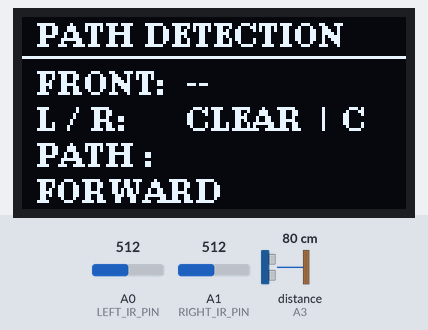
This sketch was run on a simulated Arduino Uno, built with avr-gcc and run on an emulated ATmega328P. Parts: 128×64 one-colour display. Wiring (inferred from the names in the program): ultrasonic range finder: trigger pin 5; echo A3. The inputs (shaded band) are chosen by the test bench; at power-on: A0 (LEFT_IR_PIN) = 512, distance to the obstacle (sensor on A3) 80 cm, A1 (RIGHT_IR_PIN) = 512. The echo pulse lasts 58.3 µs per cm; what the sketch prints to the serial monitor is not drawn.

Above: at 1.0 s.
At 2.3 s:
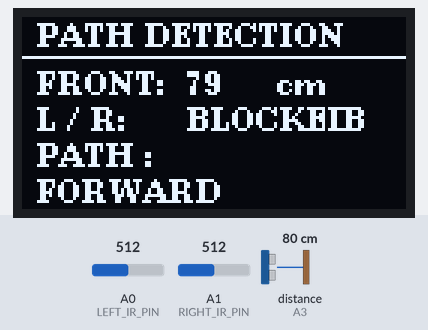
2.4 s: A0 (LEFT_IR_PIN) set to 0
At 4.8 s:
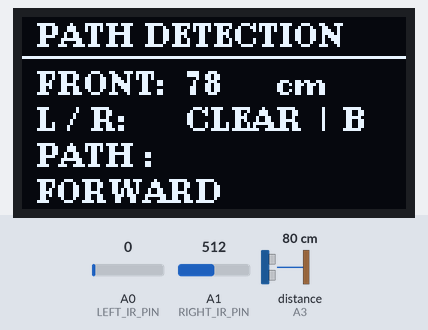
6.1 s: distance to the obstacle (sensor on A3) set to 2 cm
At 8.7 s:
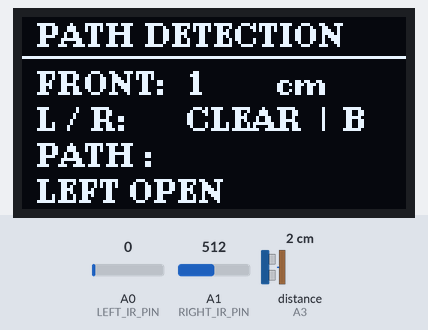
Timing chart, 0 to 10.2 s (numbered marks = the images above; inputs shaded):
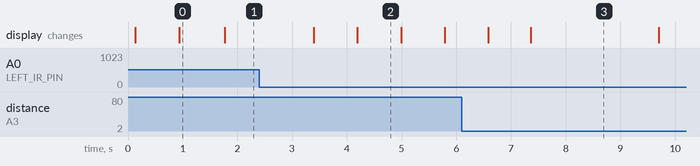

Measured:
- after the input at 2.4 s, the display: first changes after 1.0 s (image 2 shows a later state)
- after the input at 6.1 s, the display: first differs from a run without the input after 1.3 s (image 3)
- what the display in image 0 shows lasts 0.9 s, from 0.9 s to 1.8 s

The sketch:

Practical_75.ino
```cpp
/*
==================================================
Day 38 | Practical-75: Detect Open Path Direction
Board  : Young Engineer Board / Auto-Botix
Sensors: Ultrasonic (Front: D5, A3) +
         Left IR (A0) + Right IR (A1)
Display: OLED (U8g2)
==================================================
*/

#include <Wire.h>
#include <U8g2lib.h>

// 1. PIN DEFINITIONS
#define TRIG_PIN     5
#define ECHO_PIN     A3
#define LEFT_IR_PIN  A0
#define RIGHT_IR_PIN A1

// 2. OLED OBJECT (128 bytes static RAM)
U8G2_SSD1306_128X64_NONAME_1_HW_I2C u8g2(U8G2_R0, /* reset=*/ U8X8_PIN_NONE);

// 3. THRESHOLDS
const int FRONT_OBSTACLE_DIST = 25; // in cm
const int IR_OBSTACLE_ADC     = 500; // ADC > 500 means blocked (adjust if active LOW)

// 4. VARIABLES
int frontDistance = 999;
bool leftBlocked = false;
bool rightBlocked = false;
bool frontBlocked = false;
const char* openPath = "FORWARD";

unsigned long lastSensorTime = 0;
unsigned long lastDisplayTime = 0;
unsigned long lastSerialTime = 0;

//-------------------------------------------
int readFrontDistance() {
  digitalWrite(TRIG_PIN, LOW);
  delayMicroseconds(2);
  digitalWrite(TRIG_PIN, HIGH);
  delayMicroseconds(10);
  digitalWrite(TRIG_PIN, LOW);

  long duration = pulseIn(ECHO_PIN, HIGH, 20000);
  if (duration == 0) return 999;
  return duration * 0.034 / 2;
}

//-------------------------------------------
void detectOpenPath() {
  // Read Sensors
  frontDistance = readFrontDistance();
  int leftVal = analogRead(LEFT_IR_PIN);
  int rightVal = analogRead(RIGHT_IR_PIN);

  // Evaluate Clear/Blocked status
  frontBlocked = (frontDistance > 0 && frontDistance <= FRONT_OBSTACLE_DIST);
  leftBlocked  = (leftVal > IR_OBSTACLE_ADC);
  rightBlocked = (rightVal > IR_OBSTACLE_ADC);

  // Determine Open Direction
  if (!frontBlocked) {
    openPath = "FORWARD";
  }
  else if (!leftBlocked && rightBlocked) {
    openPath = "LEFT OPEN";
  }
  else if (!rightBlocked && leftBlocked) {
    openPath = "RIGHT OPEN";
  }
  else if (!leftBlocked && !rightBlocked) {
    openPath = "BOTH SIDES OPEN";
  }
  else {
    openPath = "ALL BLOCKED (DEAD END)";
  }
}

//-------------------------------------------
void updateOLED() {
  u8g2.firstPage();
  do {
    u8g2.setFont(u8g2_font_ncenB08_tr);
    u8g2.drawStr(5, 10, "PATH DETECTION");
    u8g2.drawHLine(0, 13, 128);

    // Front Distance
    u8g2.drawStr(5, 26, "FRONT:");
    if (frontDistance >= 400 || frontDistance <= 0 || frontDistance == 999) {
      u8g2.drawStr(55, 26, "--");
    } else {
      char buf[8];
      itoa(frontDistance, buf, 10);
      u8g2.drawStr(55, 26, buf);
      u8g2.drawStr(85, 26, "cm");
    }

    // Side Status
    u8g2.drawStr(5, 38, "L / R:");
    u8g2.drawStr(55, 38, leftBlocked ? "BLOCKED" : "CLEAR");
    u8g2.drawStr(98, 38, rightBlocked ? "| B" : "| C");

    // Detected Path
    u8g2.drawStr(5, 50, "PATH :");
    u8g2.drawStr(5, 62, openPath);
  } while (u8g2.nextPage());
}

//-------------------------------------------
void setup() {
  Serial.begin(9600);
  delay(100);

  pinMode(TRIG_PIN, OUTPUT);
  pinMode(ECHO_PIN, INPUT);
  pinMode(LEFT_IR_PIN, INPUT);
  pinMode(RIGHT_IR_PIN, INPUT);

  u8g2.begin();

  Serial.println(F("========================================"));
  Serial.println(F(" PRACTICAL-75: DETECT OPEN PATH ACTIVE "));
  Serial.println(F("========================================"));

  updateOLED();
}

//-------------------------------------------
void loop() {
  // 1. SENSOR SCANNING (Every 100ms)
  if (millis() - lastSensorTime >= 100) {
    lastSensorTime = millis();
    detectOpenPath();
  }

  // 2. OLED TELEMETRY REFRESH (Every 200ms)
  if (millis() - lastDisplayTime >= 200) {
    lastDisplayTime = millis();
    updateOLED();
  }

  // 3. SERIAL MONITOR FEEDBACK (Every 800ms)
  if (millis() - lastSerialTime >= 800) {
    lastSerialTime = millis();
    Serial.print(F("F: "));
    if (frontDistance == 999) Serial.print(F("--"));
    else Serial.print(frontDistance);
    Serial.print(F(" cm | Left: "));
    Serial.print(leftBlocked ? F("BLOCKED") : F("CLEAR  "));
    Serial.print(F(" | Right: "));
    Serial.print(rightBlocked ? F("BLOCKED") : F("CLEAR  "));
    Serial.print(F(" | Open: "));
    Serial.println(openPath);
  }
}
```
